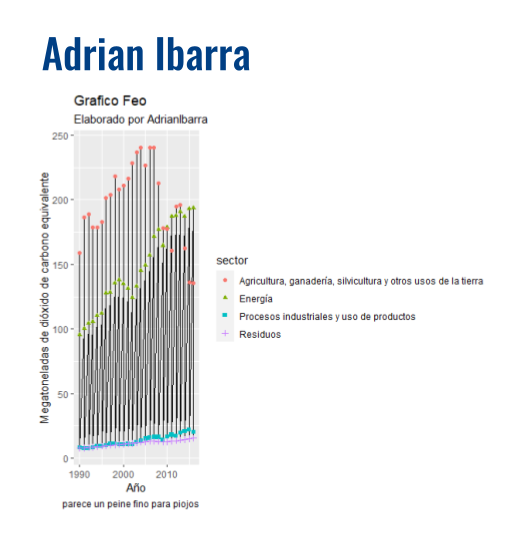

Generate this figure with R:
# base usada (emisiones_gei.csv)

gei %>%
  ggplot(aes(x = anio, y = emisiones)) +
  geom_ribbon(aes(ymin = emisiones - 1, ymax = emisiones + 1), fill = "grey10") +
  geom_line(aes(y = emisiones)) +
  geom_point(aes(color = sector, shape = sector)) +
  labs(x= "Año", y = "Megatoneladas de dióxido de carbono equivalente",
       title = "Grafico Feo",
       subtitle = "Elaborado por AdrianIbarra",
       caption = "parece un peine fino para piojos")
